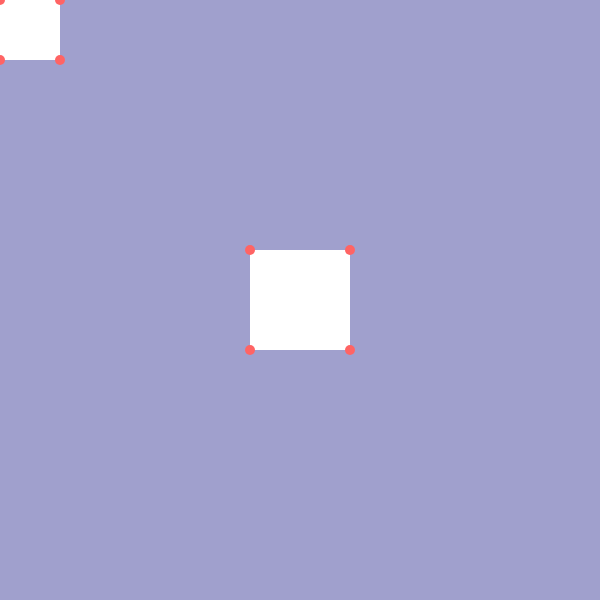
Frame 1 (no input)
Frame 60 (no input): identical to frame 1, image omitted
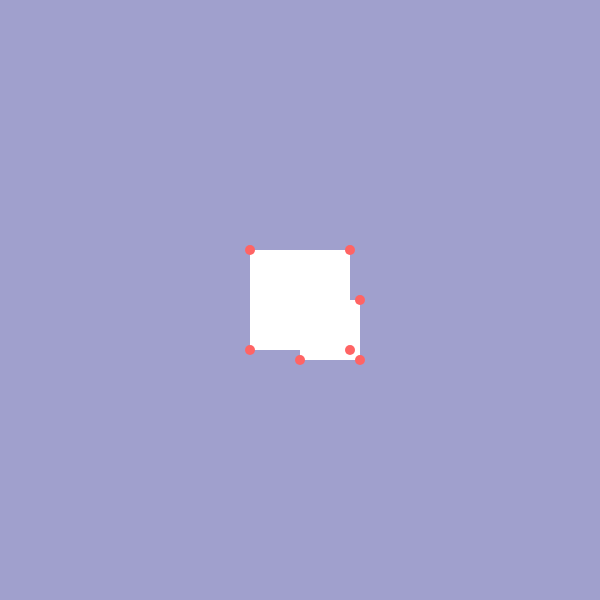
Frame 120 (the mouse pressed at the canvas centre since frame 60)

The p5.js sketch that drew these frames (run headless with seeded random() and noise() and a simulated clock; from frame 60 on, the mouse is pressed at the canvas centre):

// p5.js sketch
// ── sketch.js
var blockA;
var blockB;
function setup() {
    createCanvas(600, 600);
    blockA = new Block(150, 200, 60, 60);
    blockB = new Block(250, 250, 100, 100);




}

function draw() {
    background(160, 160, 205);
    blockA.x = mouseX;
    blockA.y = mouseY;

    blockA.render();
    blockB.render();

    blockA.collide(blockB);



}

class Block {
    constructor(x, y, w, h) {
        this.x = x;
        this.y = y;
        this.w = w;
        this.h = h;
    }

    render() {
        fill(255);
        noStroke();
        rect(this.x, this.y, this.w, this.h);
        stroke(255, 100, 100)
        strokeWeight(10);
        point(this.x, this.y);
        point(this.x + this.w, this.y);
        point(this.x + this.w, this.y + this.h);
        point(this.x, this.y + this.h);
    }

    collide(other) {
        var leftEdge = this.x <= (other.x + other.w);
        var topEdge = this.y <= (other.y + other.h);
        var rightEdge = (this.x + this.w) >= other.x;
        var bottomEdge = (this.y + this.h) >= other.y;

        if (leftEdge && topEdge && rightEdge && bottomEdge) {

            var thisBottom = this.y + this.h;
            var otherBottom = other.y + other.h;
            var thisRight = this.x + this.w;
            var otherRight = other.x + other.w;

            var bottomCollision = otherBottom - this.y;
            var topCollision = thisBottom - other.y;
            var leftCollision = thisRight - other.x;
            var rightCollision = otherRight - this.x;

            if (topCollision < bottomCollision && topCollision < leftCollision && topCollision < rightCollision) {
                console.log('top');
            }
            if (bottomCollision < topCollision && bottomCollision < leftCollision && bottomCollision < rightCollision) {
                console.log('bottom');
            }
            if (leftCollision < bottomCollision && leftCollision < topCollision && leftCollision < rightCollision) {
                console.log('left');
            }
            if (rightCollision < bottomCollision && rightCollision < leftCollision && rightCollision < topCollision) {
                console.log('right');
            }

        }

    }
}


// ── Index.html
<!DOCTYPE html>
<html lang="en">

<head>
    <!-- Title Your Document -->
    <title>Collision Detection</title>

    <!--Retrive p5.js from url-->
    <script src="https://cdnjs.cloudflare.com/ajax/libs/p5.js/0.6.1/p5.js"></script>

    <!--Project Files-->
    <script src="sketch.js" type="text/javascript"></script>
</head>

<body>

</body>

</html>
